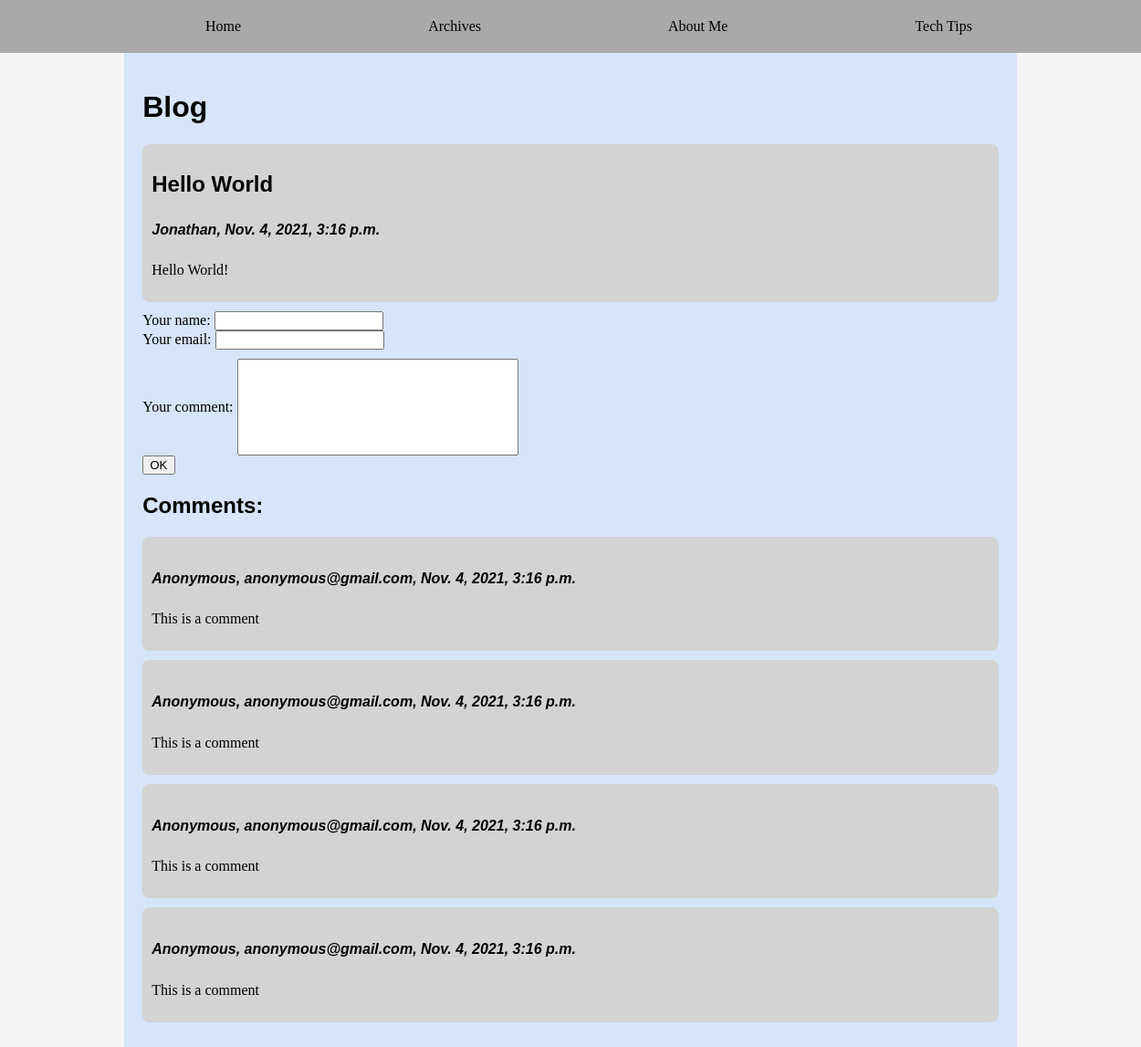
Page /4/ on the committed database.
### blog/models.py (models this page shows, shortened)
class Blog(models.Model):
    title = models.CharField(max_length=60)
    author = models.CharField(max_length=30)
    content = models.TextField(max_length=2000)
    posted = models.DateTimeField('date published')

class Comments(models.Model):
    blog = models.ForeignKey(Blog, on_delete=models.CASCADE)
    commenter = models.CharField(max_length=30)
    email = models.EmailField()
    content = models.TextField(max_length=1000)
    posted = models.DateTimeField('date published')

### blog/views.py (the view)
# urls.py: path('<int:blog_id>/', views.entry, name='entry'),
def entry(request, blog_id):
    blog = get_object_or_404(Blog, pk=blog_id)
    return render(request, 'blog/entry.html', {'blog': blog})

### blog/templates/blog/entry.html (shortened to what this page needs)
{% load static%}
<!DOCTYPE html>
<html lang="en">
<head>
    <link rel="stylesheet" href="{% static 'blog/style.css' %}" type="text/css">
</head>
<body>
    <div id="links">
        <a href="{% url 'blog:index'%}">Home</a>
        <a href="{% url 'blog:archives'%}">Archives</a>
        <a href="{% url 'blog:about'%}">About Me</a>
        <a href="{% url 'blog:tips'%}">Tech Tips</a>
    </div>
    <div id="content">
        <h1>Blog</h1>
        <div class="blogpost">
          <h2>{{blog.title}}</h2>
          <h5>{{blog.author}}, {{blog.posted}}</h5>
          <p>
            {{blog.content}}
          </p>
        </div>
        <form action="{% url 'blog:comment' blog.id %}", method="post">
            <label for="name">Your name: </label>
            <input id="name" type="text" name="commenter">
            <br>
            <label for="email">Your email: </label>
            <input id="email" type="text" name="email">
            <br>
            <label for="comment_content">Your comment: </label>
            <input id="comment_content" type="text" name="comment_content">
            <br>
            <input type="submit" value="OK">
        </form>
        {% if blog.comments_set.all %}
        <h2>Comments:</h2>
            {% for comment in blog.comments_set.all reversed %}
            <div class="blogpost">
                <h5>{{comment.commenter}}, {{comment.email}}, {{comment.posted}}</h5>
                <p>
                {{comment.content}}
                </p>
            </div>
            {%endfor%}
        {% else %}
        <h2>There are no comments</h2>
        {% endif%}
    </div>
</body>
</html>

### blog/static/blog/style.css (style rules this page uses)
body { background-color: #f5f5f5; margin: 0; padding: 0; max-width: 100%; overflow-x: hidden; }
h1, h2, h5 { font-family: sans-serif; }
h5 { font-style: italic; font-size: 12pt; }
a:link { text-decoration: none; color: black; }
#links { display: flex; justify-content: space-evenly; margin-bottom: 15px; margin-left:10%; width: 100%; margin: auto; margin-top:0px; padding: 20px; background-color: darkgrey; }
#content { width: 75%; margin: auto; padding: 20px; background-color: #d7e4fa; }
.blogpost { padding: 10px; margin-bottom: 10px; background-color: lightgray; border-radius: 8px; }
#comment_content { width: 300px; height: 100px; margin-top:10px; }

### rows in the picture
Blog: title "Hello World", author "Jonathan", posted "Nov. 4, 2021, 3:16 p.m.", content "Hello World!"
Comments: commenter "Anonymous", email "anonymous@gmail.com", posted "Nov. 4, 2021, 3:16 p.m.", content "This is a comment"
Comments: commenter "Anonymous", email "anonymous@gmail.com", posted "Nov. 4, 2021, 3:16 p.m.", content "This is a comment"
Comments: commenter "Anonymous", email "anonymous@gmail.com", posted "Nov. 4, 2021, 3:16 p.m.", content "This is a comment"
Comments: commenter "Anonymous", email "anonymous@gmail.com", posted "Nov. 4, 2021, 3:16 p.m.", content "This is a comment"
